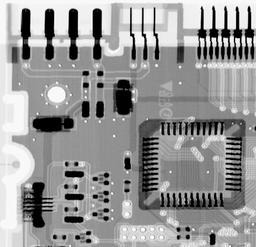
#> input picture 04_Restoration_ColorImg/src/images/task_2.png, 256 x 247 px, shrunk from 464 x 448 before the run
$ python img_denoise.py   (Python 2 division)   (older library calls are emulated)
#> lines starting #> are read from the running program, lines starting #| are printed output that depends on the picture
### 04_Restoration_ColorImg/src/img_filter.py
#!/usr/bin/env python
# -*- coding:utf-8 -*-
import numpy as np
from PIL import Image


class MyFilter:
    def __init__(self, filter_type, filter_size, contra_q=None):
        self.filter_type = filter_type
        self.filter_size = filter_size
        self.contra_q = contra_q

    def filtering(self, img_block):
        res = None
        if self.filter_type == "arithmetic":
            res = np.mean(img_block)
        elif self.filter_type == "harmonic":
            res = img_block.size / np.sum(1.0 / (img_block + 1e-9))
        elif self.filter_type == "contraharmonic":
            img_block += 1e-9
            res = np.sum(img_block ** (self.contra_q + 1)) / np.sum(img_block ** self.contra_q)
        elif self.filter_type == "geometric":
            res = np.prod(img_block) ** (1.0 / img_block.size)
        elif self.filter_type == "median":
            res = np.median(img_block)
        elif self.filter_type == "max":
            res = np.amax(img_block)
        elif self.filter_type == "min":
            res = np.amin(img_block)
        else:
            raise ValueError("Filter type is not supported yet.")
        return res


def filter2d(input_img, filter):
    height, width = input_img.shape
    output_img = np.zeros_like(input_img)

    # add zero-padding
    filter_len =  filter.filter_size
    pad_len = filter_len / 2
    pad_h = np.zeros((pad_len, width))
    pad_img = np.vstack((pad_h, input_img, pad_h))
    pad_v = np.zeros((height + 2 * pad_len, pad_len))
    pad_img = np.hstack((pad_v, pad_img, pad_v))
    # convolution on pad image
    for row in xrange(height):
        for col in xrange(width):
            img_patch = pad_img[row:row + filter_len, col:col + filter_len]
            output_img[row][col] = filter.filtering(img_patch)

    return output_img


# [18 lines left out: function main, not called in this run]


# [2 lines that do not run on import are left out]

### 04_Restoration_ColorImg/src/img_denoise.py
#!/usr/bin/env python
# -*- coding:utf-8 -*-
import numpy as np
from PIL import Image
from random import randint
from img_filter import MyFilter, filter2d


def add_noise(img, noise_type, params):
#> called with noise_type = 'gauss'
    noisy_img = img.copy().astype(np.float)

    if noise_type == "gauss":
        gauss_mean = params.get('mean', 0)
#> gauss_mean = 0
        gauss_sigma = params.get('sigma', 1)
#> gauss_sigma = 40
        gauss = np.random.normal(gauss_mean, gauss_sigma, img.size)
        gauss_min = np.amin(gauss)
#> gauss_min = -194.1
        gauss_max = np.amax(gauss)
#> gauss_max = 169.7
        gauss = (gauss - gauss_min) / (gauss_max - gauss_min) * (255 * 2) + (-255)
        gauss = gauss.reshape(img.shape)
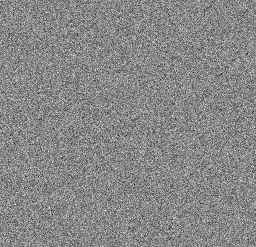
#> gauss: shape (247, 256) float64; min -255, max 255, mean 16.9; drawn with min black and max white
        noisy_img += gauss
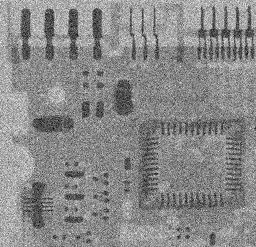
#> noisy_img: shape (247, 256) float64; min -187.1, max 471.7, mean 167.9; drawn with min black and max white
    elif noise_type == "s&p":
        # salt noise
        salt_prob = params.get('salt_prob', 0)
        num_salt = int(np.ceil(salt_prob * img.size))
        coords = get_random_coords(img.shape, num_salt)
        noisy_img[coords] = 255
        # pepper noise
        pepper_prob = params.get('pepper_prob', 0)
        num_pepper = int(np.ceil(pepper_prob * img.size))
        coords = get_random_coords(img.shape, num_pepper)
        noisy_img[coords] = 0
    else:
        raise ValueError("The noise type should be 'gauss' or 's&p'!")

    return noisy_img


def get_random_coords(shape, num):
    coords = []
    rows, cols = shape
    seen = set()
    for idx in xrange(num):
        x, y = randint(0, rows - 1), randint(0, cols - 1)
        while (x, y) in seen:
            x, y = randint(0, rows - 1), randint(0, cols - 1)
        seen.add((x, y))
        coords.append((x, y))
    return zip(*coords)


def save_img(img, title):
#> called with title = 'images/gauss_0_40_task_2.png'
    im = np.clip(img, 0, 255).astype(np.uint8)
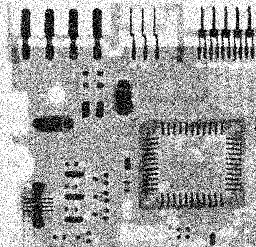
#> im: shape (247, 256); min 0, max 255, mean 162.9
    im = Image.fromarray(im, 'L')
    im.save(title)
    print "Successfully saved ", title


def main():
    input_img = np.array(Image.open('images/task_2.png').convert('L'),
                         dtype=np.float64)

    # gaussian noise and denoise
    output_img = add_noise(input_img, "gauss", {'mean': 0, 'sigma': 40})
    save_img(output_img, "images/gauss_0_40_task_2.png")
    output_img = np.clip(output_img, 0, 255)
    filters_type = ["arithmetic", "geometric", "median"]
    for filter_type in filters_type:
        cur_filter = MyFilter(filter_type, 5)
        cur_img = filter2d(output_img, cur_filter)
        save_img(cur_img, "images/gauss_0_40_%s_task_2.png" % filter_type)
#> this loop made 3 passes
#> pass 1, in filter2d, `pad_img = np.vstack((pad_h, input_img, pad_h))`:
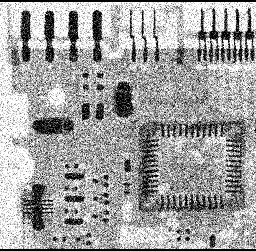
#> pad_img: shape (251, 256) float64; min 0, max 255, mean 160.7
#> pass 1, in filter2d, `pad_img = np.hstack((pad_v, pad_img, pad_v))`:
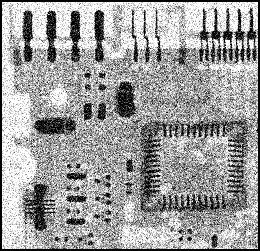
#> pad_img: shape (251, 260) float64; min 0, max 255, mean 158.3
#> pass 1, in main, `cur_img = filter2d(output_img, cur_filter)`:
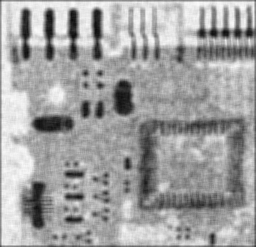
#> cur_img: shape (247, 256) float64; min 11.05, max 251.9, mean 161.3
#> after the loop:
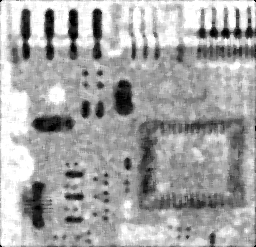
#> cur_img: shape (247, 256) float64; min 0, max 255, mean 166.7

    # salt noise and denoise
    output_img = add_noise(input_img, "s&p", {'salt_prob': 0.2})
#> the loop in get_random_coords, `for idx in xrange(num):` made 12647 passes
#> after the loop in get_random_coords, `for idx in xrange(num):`: coords = 12647 pairs, first value 0 to 246, second value 0 to 255; seen = 12647 items
    save_img(output_img, "images/salt_2_task_2.png")
    output_img = np.clip(output_img, 0, 255)
    # harmonic mean filter denoise
    harmonic_filter = MyFilter("harmonic", 5)
    cur_img = filter2d(output_img, harmonic_filter)
    save_img(cur_img, "images/salt_2_harmonic_task_2.png")
    # contraharmonic mean filter
    for contra_q in [-1.5, 1.0]:
        cur_filter = MyFilter("contraharmonic", 5, contra_q)
        cur_img = filter2d(output_img, cur_filter)
        save_img(cur_img, "images/salt_2_contra_%d_task_2.png" % contra_q)

    # salt and pepper noise and denoise
    output_img = add_noise(input_img, "s&p", {'salt_prob': 0.2,
                                              'pepper_prob': 0.2})
    save_img(output_img, "images/salt_2_pepper_2_task_2.png")
    output_img = np.clip(output_img, 0, 255)
    filters_type = ["arithmetic", "geometric", "max", "min", "median"]
    for filter_type in filters_type:
        cur_filter = MyFilter(filter_type, 5)
        cur_img = filter2d(output_img, cur_filter)
        save_img(cur_img, "images/salt_2_pepper_2_%s_task_2.png" % filter_type)


if __name__ == "__main__":
#> (the run stopped early here; a loop or call above may not have finished)

$ run again, with 04_Restoration_ColorImg/src/images/72.png copied over 04_Restoration_ColorImg/src/images/task_2.png
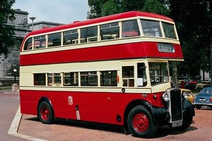
#> input picture 04_Restoration_ColorImg/src/images/72.png, 212 x 141 px, shrunk from 384 x 256 before the run
#> in main, `input_img = np.array(Image.open('images/task_2.png').convert('L'), dty..`:
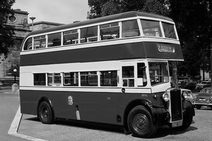
#> input_img: shape (141, 212) float64; min 0, max 252, mean 89.5
#> gauss_mean = 0
#> gauss_sigma = 40
#> gauss_min = -186.4
#> gauss_max = 153.3
#> after the loop in main, `for filter_type in filters_type:`:
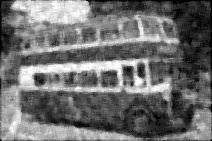
#> cur_img: shape (141, 212) float64; min 0, max 255, mean 111.8
#> the loop in get_random_coords, `for idx in xrange(num):` made 5979 passes
#> after the loop in get_random_coords, `for idx in xrange(num):`: coords = 5979 pairs, first value 0 to 140, second value 0 to 211; seen = 5979 items

$ run again, with 04_Restoration_ColorImg/src/images/72_color_equa_1.png copied over 04_Restoration_ColorImg/src/images/task_2.png
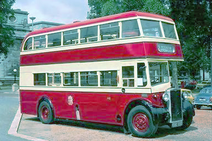
#> input picture 04_Restoration_ColorImg/src/images/72_color_equa_1.png, 212 x 141 px, shrunk from 384 x 256 before the run
#> in main, `input_img = np.array(Image.open('images/task_2.png').convert('L'), dty..`:
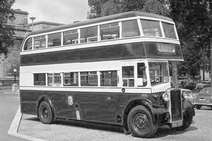
#> input_img: shape (141, 212) float64; min 6, max 255, mean 128.1
#> gauss_mean = 0
#> gauss_sigma = 40
#> gauss_min = -186.4
#> gauss_max = 153.3
#> after the loop in main, `for filter_type in filters_type:`:
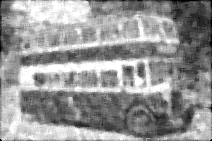
#> cur_img: shape (141, 212) float64; min 0, max 255, mean 150.3
#> the loop in get_random_coords, `for idx in xrange(num):` made 5979 passes
#> after the loop in get_random_coords, `for idx in xrange(num):`: coords = 5979 pairs, first value 0 to 140, second value 0 to 211; seen = 5979 items
